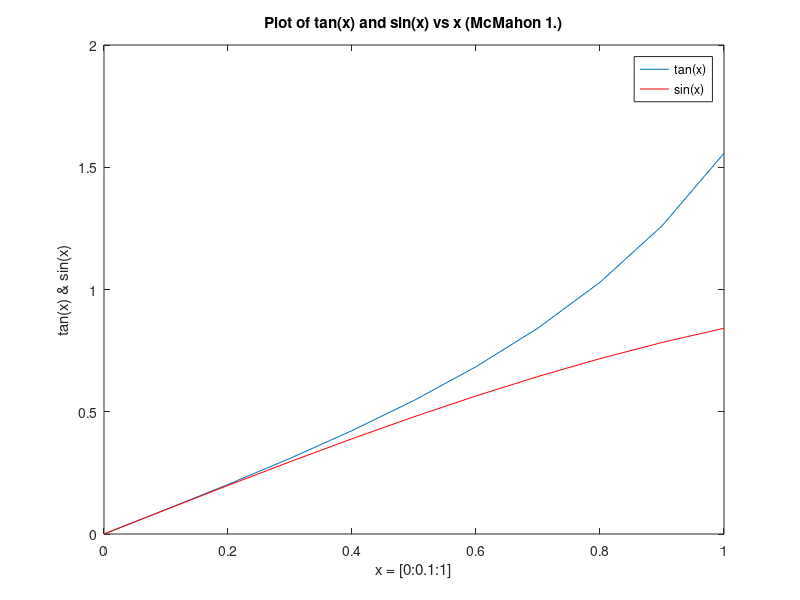
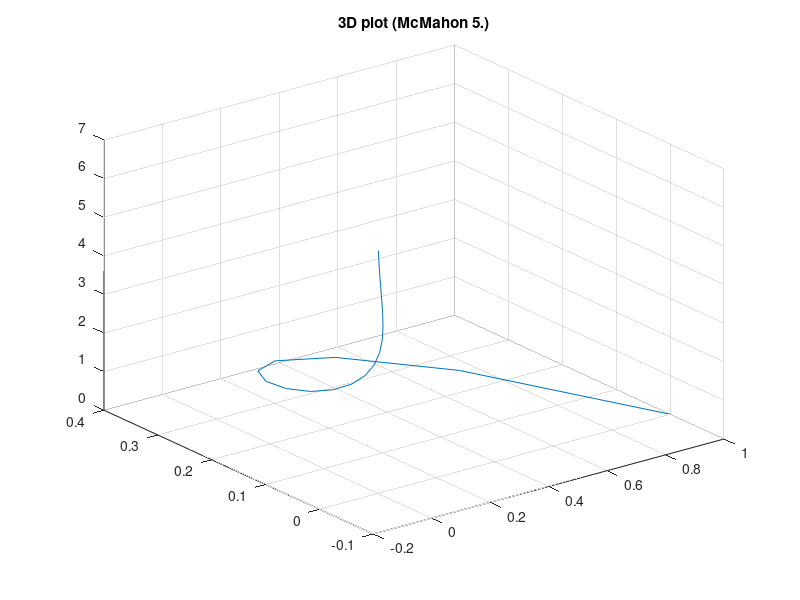
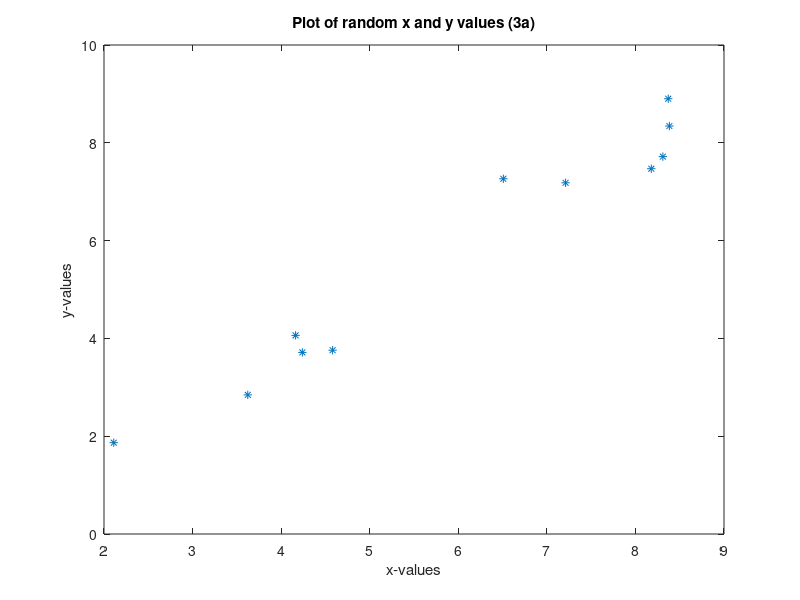
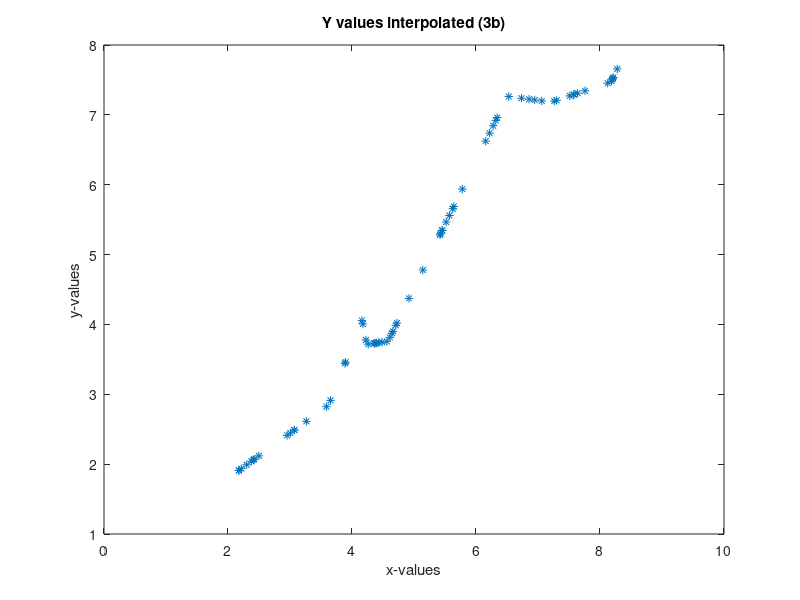

Write MATLAB code to recreate these figures, in order. (Note: this script raises an error after producing the figures.)
%Exercise set 2 Geov219
% Nummerical derivation and interpolation

%% 1. McMahon Chapter 2

%1.
A=[-1 7 3 2];
a=sum(A.*A);        % sum of array multiplication
MagA = sqrt(a)      %Magnitude of A

%%%%%%%%%%%%%%%%%%%%%%%%%%%%%%%%%%%%%%%%%%%%%%%%%%%%%%%%%%%%%%%%%%%%%%%%%

%2.
A2=[-1+i 7i 3 -2-2i];   % Complex #
At=conj(A2);            % Complex conjugate of A2
a2=sum(At.*A2);
MagA2 = sqrt(a2)

%%%%%%%%%%%%%%%%%%%%%%%%%%%%%%%%%%%%%%%%%%%%%%%%%%%%%%%%%%%%%%%%%%%%%%%%

%3.
v1=[1 2 3];             %Row vector
v2=[1; 2; 3]            %Column vector

%%%%%%%%%%%%%%%%%%%%%%%%%%%%%%%%%%%%%%%%%%%%%%%%%%%%%%%%%%%%%%%%%%%%%%%%

%4.
clear all

A=[1;2;3];
B=[4;5;6];
Ans=A.*B

%%%%%%%%%%%%%%%%%%%%%%%%%%%%%%%%%%%%%%%%%%%%%%%%%%%%%%%%%%%%%%%%%%%%%%%%

%5. Making an identity matrix 5x5
eye(5);

%%%%%%%%%%%%%%%%%%%%%%%%%%%%%%%%%%%%%%%%%%%%%%%%%%%%%%%%%%%%%%%%%%%%%%%%

%6. 
clear all

A=[8 7 11; 6 5 -1; 0 2 -8];
B=[2 1 2; -1 6 4; 2 2 2];

'Array product of A and B ='
A.*B

'Matrix product of A and B ='
A*B

%%%%%%%%%%%%%%%%%%%%%%%%%%%%%%%%%%%%%%%%%%%%%%%%%%%%%%%%%%%%%%%%%%%%%%%%

%7.
clear all

A=[1 2 3; 4 5 6; 7 8 9];
B=[A(3,:);A(3,:);A(2,:)];

%%%%%%%%%%%%%%%%%%%%%%%%%%%%%%%%%%%%%%%%%%%%%%%%%%%%%%%%%%%%%%%%%%%%%%%

%8.
clear all
a=[1 2 3; -4 1 2; 9 -8 -1]; 
b=[12;13;-1];               
c=a\b;      %solution
det(a);     %determinant

%%%%%%%%%%%%%%%%%%%%%%%%%%%%%%%%%%%%%%%%%%%%%%%%%%%%%%%%%%%%%%%%%%%%%%%

%9.
clear all
a=[1 2 3; -4 1 2; 0 9 -8];
b=[1;2;3];
c=a\b;         %Solution

%%%%%%%%%%%%%%%%%%%%%%%%%%%%%%%%%%%%%%%%%%%%%%%%%%%%%%%%%%%%%%%%%%%%%%%

%10.
clear all
a=[1 7 -9; 2 -1 4; 1 1 -7];
b=[12;16;16];
[L, U] = lu(a);
c=U\(L\b);      %Solution, using LU decomposition

%%%%%%%%%%%%%%%%%%%%%%%%%%%%%%%%%%%%%%%%%%%%%%%%%%%%%%%%%%%%%%%%%%%%%%%

%% 2. McMahon Chapter 3

%1.
%INPUT
x=[0:0.1:1];

%COMP
y=tan(x);

%OUTPUT
figure(21)
plot(x,y)
ylabel('tan(x) & sin(x)')
xlabel('x = [0:0.1:1]')
title('Plot of tan(x) and sin(x) vs x (McMahon 1.)')
hold on

%%%%%%%%%%%%%%%%%%%%%%%%%%%%%%%%%%%%%%%%%%%%%%%%%%%%%%%%%%%%%%%%%%%%%%%%%

%2.
%COMP
z=sin(x);

%OUTPUT
plot(x,z,'r')
legend('tan(x)','sin(x)')
hold off

%%%%%%%%%%%%%%%%%%%%%%%%%%%%%%%%%%%%%%%%%%%%%%%%%%%%%%%%%%%%%%%%%%%%%%%%%

%3.
x=[-pi:0.2:pi];
x2=linspace(-pi,pi,100);
x3=linspace(-pi,pi,50);

%%%%%%%%%%%%%%%%%%%%%%%%%%%%%%%%%%%%%%%%%%%%%%%%%%%%%%%%%%%%%%%%%%%%%%%%%

%4.
clear all
x=[-3:0.1:2];
y=[-5:0.1:5];
[xx yy]= meshgrid(x,y);

x2=[-5:0.2:5];
y2=[-5:0.2:5];

[xx2 yy2]=meshgrid(x2,y2);

%%%%%%%%%%%%%%%%%%%%%%%%%%%%%%%%%%%%%%%%%%%%%%%%%%%%%%%%%%%%%%%%%%%%%%%%%
%5.
clear all
t=[0:pi/10:2*pi];
x=exp(-t).*cos(t);
y=exp(-t).*sin(t);
z=t;

figure(22)
plot3(x,y,z)
grid on
title('3D plot (McMahon 5.)')

%%%%%%%%%%%%%%%%%%%%%%%%%%%%%%%%%%%%%%%%%%%%%%%%%%%%%%%%%%%%%%%%%%%%%%%%%

%% 3. 1D interpolation
clear all 

%a)
%INPUT
x=rand(1,11)*10;

%%%%%%%%%%%%%%%%%%%%%%%%%%%%%%%%%%%%%%%%%%%%%%%%%%%%%%%%%%%%%%%%%%%%%%%%

%COMP
z=rand(1,11)+(rand(1,11)-1);
y=x+z;

%%%%%%%%%%%%%%%%%%%%%%%%%%%%%%%%%%%%%%%%%%%%%%%%%%%%%%%%%%%%%%%%%%%%%%%%

%OUTPUT
figure(31)
plot(x,y,'*')
xlabel('x-values')
ylabel('y-values')
title('Plot of random x and y values (3a)')

%%%%%%%%%%%%%%%%%%%%%%%%%%%%%%%%%%%%%%%%%%%%%%%%%%%%%%%%%%%%%%%%%%%%%%%%

%% 3b)  Interp1 interpolation

%INPUT
a=rand(1,101)*10;
b=interp1(x,y,a);       %interp1(X,Y,X1); interpolates to find Y1

%%%%%%%%%%%%%%%%%%%%%%%%%%%%%%%%%%%%%%%%%%%%%%%%%%%%%%%%%%%%%%%%%%%%%%%%

%OUTPUT
figure(32)
plot(a,b,'*')
xlabel('x-values')
ylabel('y-values')
title('Y values interpolated (3b)')

%%%%%%%%%%%%%%%%%%%%%%%%%%%%%%%%%%%%%%%%%%%%%%%%%%%%%%%%%%%%%%%%%%%%%%%%

%% 3c)  Spline interpolation

%INPUT
b2=spline(x,y,a);       %interp1(X,Y,X1); interpolates to find Y1

%%%%%%%%%%%%%%%%%%%%%%%%%%%%%%%%%%%%%%%%%%%%%%%%%%%%%%%%%%%%%%%%%%%%%%%%

%OUTPUT
figure(33)
plot(a,b2,'*')
xlabel('x-values')
ylabel('y-values')
title('Y values interpolated (3c)')

%%%%%%%%%%%%%%%%%%%%%%%%%%%%%%%%%%%%%%%%%%%%%%%%%%%%%%%%%%%%%%%%%%%%%%%%%

%% 3d)
%Assuming that the spline interpolated (b2) results are correct:

%COMP
Abs_err = abs(b2-b);
Rel_err= (abs(b2-b))./(abs(b2));

%%%%%%%%%%%%%%%%%%%%%%%%%%%%%%%%%%%%%%%%%%%%%%%%%%%%%%%%%%%%%%%%%%%%%%%%%

%% 3e) 

%OUTPUT
figure(34)
subplot(2,2,1)
plot(a,b,'*')
xlabel('x-values')
ylabel('y-values')
title('Y values interpolated with interp1 (3e)')

subplot(2,2,2)
plot(a,b2,'*')
xlabel('x-values')
ylabel('y-values')
title('Y values interpolated with spline interpolation')

subplot(2,2,3)
plot(a,Abs_err,'*')
xlabel('x-values')
ylabel('y-values')
title('Absolute error')

subplot(2,2,4)
plot(a,Rel_err,'*')
xlabel('x-values')
ylabel('y-values')
title('Relative error')

%%%%%%%%%%%%%%%%%%%%%%%%%%%%%%%%%%%%%%%%%%%%%%%%%%%%%%%%%%%%%%%%%%%%%%%%%

%% 4. 1D Derivatives
%a)

%INPUT
x=linspace(0,pi,11);
f=sin(x);
N=length(x);

%%%%%%%%%%%%%%%%%%%%%%%%%%%%%%%%%%%%%%%%%%%%%%%%%%%%%%%%%%%%%%%%%%%%%%%%%

%COMP 4a)

for n=1:N-1
    num_der(n)= (f(n+1)-f(n))/(x(n+1)-x(n));
end

%%%%%%%%%%%%%%%%%%%%%%%%%%%%%%%%%%%%%%%%%%%%%%%%%%%%%%%%%%%%%%%%%%%%%%%%

% COMP 4b)
%f(x) = sin(x)
%f'(x) = cos(x)

f_der=cos(x);

%%%%%%%%%%%%%%%%%%%%%%%%%%%%%%%%%%%%%%%%%%%%%%%%%%%%%%%%%%%%%%%%%%%%%%%%

%OUTPUT 4a & 4b

figure(41)
plot(x,f,x(1:10),num_der,x,f_der)
legend('f(x)=sin(x)','Numerical derivative of f(x)','Analytical derivative of f(x)')
xlabel('x-values')
title('f(x) and its numerical and analytical derivative for 11 equidistant points (4a/b)')

%%%%%%%%%%%%%%%%%%%%%%%%%%%%%%%%%%%%%%%%%%%%%%%%%%%%%%%%%%%%%%%%%%%%%%%%%

%% 4c)

%INPUT
x2=linspace(0,pi,101);
f2=sin(x2);
N2=length(x2);

%%%%%%%%%%%%%%%%%%%%%%%%%%%%%%%%%%%%%%%%%%%%%%%%%%%%%%%%%%%%%%%%%%%%%%%%%

%COMP
%Numerical derivative
for n=1:N2-1
    num_der2(n)= (f2(n+1)-f2(n))/(x2(n+1)-x2(n));
end

% Analytical derivative
%f2(x) = sin(x2)
%f2'(x) = cos(x2)

f_der2=cos(x2);

%%%%%%%%%%%%%%%%%%%%%%%%%%%%%%%%%%%%%%%%%%%%%%%%%%%%%%%%%%%%%%%%%%%%%%%%%

%OUTPUT

figure(42)
plot(x2,f2,x2(1:100),num_der2,x2,f_der2)
legend('f(x)=sin(x)','Numerical derivative of f(x)','Analytical derivative of f(x)')
xlabel('x-values')
title('f(x) and its numerical and analytical derivative for 101 equidistant points (4c)')

%%%%%%%%%%%%%%%%%%%%%%%%%%%%%%%%%%%%%%%%%%%%%%%%%%%%%%%%%%%%%%%%%%%%%%%%%

%% 4d) Assuming the analytical derivative is correct:

%COMP
abs_err_4c=abs(f_der2(1:100)-num_der2);
rel_err_4c=abs((f_der2(1:100)-num_der2)./(f_der2(1:100)));

%%%%%%%%%%%%%%%%%%%%%%%%%%%%%%%%%%%%%%%%%%%%%%%%%%%%%%%%%%%%%%%%%%%%%%%%%

%OUTPUT
figure(43)
subplot(2,2,1)
plot(x2(1:100),num_der2)
title('Numerical derivative for f(x) at 101 equidistant points (4d)')
xlabel('x-values')
ylabel('Num derivative of f(x)')

subplot(2,2,2)
plot(x2,f_der2)
title('Analytical derivative for f(x) at 101 equidistant points')
xlabel('x-values')
ylabel('Analytical derivative of f(x)')

subplot(2,2,3)
plot(x2(1:100),abs_err_4c)
xlabel('x-values')
ylabel('y-values')
title('Absolute error')

subplot(2,2,4)
plot(x2(1:100),rel_err_4c)
xlabel('x-values')
ylabel('y-values')
title('Relative error')

%%%%%%%%%%%%%%%%%%%%%%%%%%%%%%%%%%%%%%%%%%%%%%%%%%%%%%%%%%%%%%%%%%%%%%%%

%% 4e)

%INPUT
x=linspace(0,pi,101);
h=pi/101;

%%%%%%%%%%%%%%%%%%%%%%%%%%%%%%%%%%%%%%%%%%%%%%%%%%%%%%%%%%%%%%%%%%%%%%%%

%COMP
f=sin(x);
f_der=diff(f)/h;

%%%%%%%%%%%%%%%%%%%%%%%%%%%%%%%%%%%%%%%%%%%%%%%%%%%%%%%%%%%%%%%%%%%%%%%%

%OUTPUT
figure(44)
plot(x(1:100),f_der,x,f,x,f_der2) %x(1:100) = forward differentiation
title('Matlabs numerical derivative (diff) of sin(x)')
xlabel('x = 0:pi')
ylabel('Derivative of sin(x)')
legend('Numerical derivative of f(x), using diff','f(x)','Analytical derivative of f(x)')

%%%%%%%%%%%%%%%%%%%%%%%%%%%%%%%%%%%%%%%%%%%%%%%%%%%%%%%%%%%%%%%%%%%%%%%%

% Matlabs diff command gives a very similar result as the numerical 
% derivative with 101 points. The diff command and the nummerical 
% derivative with 101 points is both quite similar to the analytical
% derivative, and give a good approximation. The derivative
% using only 11 points is not as precise as the two others and gives a 
% poorer approximation.

%%%%%%%%%%%%%%%%%%%%%%%%%%%%%%%%%%%%%%%%%%%%%%%%%%%%%%%%%%%%%%%%%%%%%%%%

%% 6. 2D interpolation

% 6a) On paper

% 6b) On paper

%%%%%%%%%%%%%%%%%%%%%%%%%%%%%%%%%%%%%%%%%%%%%%%%%%%%%%%%%%%%%%%%%%%%%%%

%% 6c) 

%INPUT
x1=4;
x2=20;
y1=5;
y2=2;
x=5;
y=10;
x0=2;
y0=5;

%%%%%%%%%%%%%%%%%%%%%%%%%%%%%%%%%%%%%%%%%%%%%%%%%%%%%%%%%%%%%%%%%%%%%%%%

%COMP
%Calculating the 4 points to interpolate between
v_11= x1 + exp(-(((x1-x0).^2)+(y1-y0).^2)); % 1. point v_11(x1,y1)
v_21= x2 + exp(-(((x2-x0).^2)+(y1-y0).^2)); % 2. point v_21(x2,y1)
v_12= x1 + exp(-(((x1-x0).^2)+(y2-y0).^2)); % 3. point v_12(x1,y2)
v_22= x2 + exp(-(((x2-x0).^2)+(y2-y0).^2)); % 4. point v_22(x2,y2)

%Calculating the interpolation, part by part
term1= 1/((y2-y1)*(x2-x1));

term_v11=v_11.*(x2-x).*(y2-y);
term_v21=v_21.*(x-x1).*(y2-y);
term_v12=v_12.*(x2-x).*(y-y1);
term_v22=v_22.*(x-x1).*(y-y1);

%%%%%%%%%%%%%%%%%%%%%%%%%%%%%%%%%%%%%%%%%%%%%%%%%%%%%%%%%%%%%%%%%%%%%%%%

%OUTPUT
%Interpolated velocity
v_P= term1*(term_v11 + term_v21 + term_v12 + term_v22)

%%%%%%%%%%%%%%%%%%%%%%%%%%%%%%%%%%%%%%%%%%%%%%%%%%%%%%%%%%%%%%%%%%%%%%%%

%% 6d)

%INPUT
load marmousi.txt

%Defining x and z coordinates in meter
dx=24;
x=(0:dx:9192); %m
z=(0:dx:2904); 

% x and z for interpolated model
dx2=12;
x2=(0:dx2:9192); 
z2=(0:dx2:2904); 

%Defining meshgrids
[X,Z]=meshgrid(x,z);        %Original model
[X2,Z2]=meshgrid(x2,z2);    %Interpolated model

%Reshaping the marmousi model
mar=reshape(marmousi,122,384); 

%Location of the chosen 1D velocity profile
loc=mar(1:122,100);

%%%%%%%%%%%%%%%%%%%%%%%%%%%%%%%%%%%%%%%%%%%%%%%%%%%%%%%%%%%%%%%%%%%%%%%

%COMP
v_int=interp2(X,Z,mar,X2,Z2);   %Interpolating marmousi
loc_int=v_int(:,100);           %Interpolated marmousi values for chosen location

%%%%%%%%%%%%%%%%%%%%%%%%%%%%%%%%%%%%%%%%%%%%%%%%%%%%%%%%%%%%%%%%%%%%%%%%

%OUTPUT
figure(61)
subplot(1,3,1)
stairs(loc, z)
axis ij
title('Original 1D velocity profile')
xlabel('Velocity (m)')
ylabel('Depth (m)')

subplot(1,3,2)
stairs(loc_int,z2)
axis ij
title('Interpolated 1D velocity profile, using command interp2')
xlabel('Velocity (m)')
ylabel('Depth (m)')


%%%%%%%%%%%%%%%%%%%%%%%%%%%%%%%%%%%%%%%%%%%%%%%%%%%%%%%%%%%%%%%%%%%%%%%%

% 6e)

%COMP
v_spline=interp2(X,Z,mar,X2,Z2,'spline'); %interpolation marmousi using the spline method
loc_spline=v_spline(:,100);               %spline interpolated marmousi values for chosen location

%%%%%%%%%%%%%%%%%%%%%%%%%%%%%%%%%%%%%%%%%%%%%%%%%%%%%%%%%%%%%%%%%%%%%%%%

%OUTPUT
subplot(1,3,3)
stairs(loc_spline,z2)
axis ij
title('Interpolated 1D velocity profile, using command interp2 with spline method ')
xlabel('Velocity (m)')
ylabel('Depth (m)')

%%%%%%%%%%%%%%%%%%%%%%%%%%%%%%%%%%%%%%%%%%%%%%%%%%%%%%%%%%%%%%%%%%%%%%%%

%% 6f)

%Assuming the spline interpolation is the correct one

%COMP
abs_err_6f=abs(loc_spline-loc_int);
rel_err_6f=abs(loc_spline-loc_int)./(abs(loc_spline))*100;

%%%%%%%%%%%%%%%%%%%%%%%%%%%%%%%%%%%%%%%%%%%%%%%%%%%%%%%%%%%%%%%%%%%%%%%%

%OUTPUT
figure(62)
subplot(2,2,1)
plot(abs_err_6f,z2)
axis ij
title('Absolute error')
xlabel('Absolute error')
ylabel('Depth (m)')

subplot(2,2,2)
stairs(loc_spline,z2)
axis ij
title('Interpolated 1D velocity profile, using command interp2 with spline method ')
xlabel('Velocity (m)')
ylabel('Depth (m)')

subplot(2,2,3)
plot(rel_err_6f,z2)
axis ij
title('Relative error')
xlabel('Relative error')
ylabel('Depth (m)')

subplot(2,2,4)
stairs(loc_int,z2)
axis ij
title('Interpolated 1D velocity profile, using command interp2')
xlabel('Velocity (m)')
ylabel('Depth (m)')

%%%%%%%%%%%%%%%%%%%%%%%%%%%%%%%%%%%%%%%%%%%%%%%%%%%%%%%%%%%%%%%%%%%%%%%%

% 6g) It seems that both the absolute error and the relative error is
% greater where the velocity is greater

%%%%%%%%%%%%%%%%%%%%%%%%%%%%%%%%%%%%%%%%%%%%%%%%%%%%%%%%%%%%%%%%%%%%%%%%

%% 7. 2D Derivatives
clear all
close all

% 7a)
%INPUT
%Defining x and y values
x=[-1:0.1:1];
y=[-2:0.1:2];
x0=0;
y0=0;

%Defining the meshgrid
[X,Y]=meshgrid(x,y);

%%%%%%%%%%%%%%%%%%%%%%%%%%%%%%%%%%%%%%%%%%%%%%%%%%%%%%%%%%%%%%%%%%%%%%%%%

%COMP
v=X+exp(-(((X-x0).^2)+(Y-y0).^2));

%%%%%%%%%%%%%%%%%%%%%%%%%%%%%%%%%%%%%%%%%%%%%%%%%%%%%%%%%%%%%%%%%%%%%%%%

%OUTPUT
figure(71);
subplot(2,1,1);
imagesc(x,y,v);
xlabel('x-coordinates')
ylabel('y-coordinates')
colorbar
ylabel(colorbar,'Velocity')

subplot(2,1,2);
surf(X,Y,v)
xlabel('x-coordinates')
ylabel('y-coordinates')
zlabel('Velocity')

figure(72)          %surf and imagesc will not plot nicely together in subplot
imagesc(x,y,v)
colorbar
xlabel('x-coordinates')
ylabel('y-coordinates')
ylabel(colorbar,'Velocity')

figure(73)
surf(X,Y,v)
xlabel('x-coordinates')
ylabel('y-coordinates')
zlabel('Velocity')

%%%%%%%%%%%%%%%%%%%%%%%%%%%%%%%%%%%%%%%%%%%%%%%%%%%%%%%%%%%%%%%%%%%%%%%%%

%% 7b

%INPUT
%Defining x and y values
x=[-1:0.1:1];
y=[-2:0.1:2];
x0=0;
y0=0;

%Defining the meshgrid
[X,Y]=meshgrid(x,y);

%%%%%%%%%%%%%%%%%%%%%%%%%%%%%%%%%%%%%%%%%%%%%%%%%%%%%%%%%%%%%%%%%%%%%%%%%

%COMP
%Because xo=0 and y0=0, v is given as:
%v= X + exp(-(X.^2+Y.^2));

%Analytical derivative of v:
v_der_x= 1 - 2.*X.*(exp(-(X.^2+Y.^2)));     %With respect to X
v_der_y= - 2.*Y.*(exp(-(X.^2+Y.^2)));       %With respect to Y

%%%%%%%%%%%%%%%%%%%%%%%%%%%%%%%%%%%%%%%%%%%%%%%%%%%%%%%%%%%%%%%%%%%%%%%%%

%OUTPUT
figure(74)
subplot(2,2,1)
surf(X,Y,v_der_x)
title('Analytical derivative, with respect to X')
xlabel('X coordinates')
ylabel('Y coordinates')
zlabel('Velocity')

subplot(2,2,2)
surf(X,Y,v_der_y)
title('Analytical derivative, with respect to Y')
xlabel('X coordinates')
ylabel('Y coordinates')
zlabel('Velocity')

%%%%%%%%%%%%%%%%%%%%%%%%%%%%%%%%%%%%%%%%%%%%%%%%%%%%%%%%%%%%%%%%%%%%%%%%

%7c)

%INPUT
syms X Y      %Defining X and Y as symbols to do partial derivatives with diff
v=inline('X + exp(-((X).^2+(Y).^2))','X','Y');  %Defines v as a function of 'X' and 'Y'
der_vx=inline(diff(v(X,Y),X),'X','Y');          %Using diff to calculate derivative 
der_vy=inline(diff(v(X,Y),Y),'X','Y');          %with respect to X and then Y

[X,Y]=meshgrid(x,y);

%%%%%%%%%%%%%%%%%%%%%%%%%%%%%%%%%%%%%%%%%%%%%%%%%%%%%%%%%%%%%%%%%%%%%%%%

%OUTPUT
subplot(2,2,3)
surf(X,Y,der_vx(X,Y))       %Plotting the derivative with respect to X for all values of X and Y
title('Numerical derivative, with respect to X')
xlabel('X coordinates')
ylabel('Y coordinates')
zlabel('Velocity')

subplot(2,2,4)
surf(X,Y,der_vy(X,Y))       %Plotting all the derivative with respect to Y for all values of X and Y
title('Numerical derivative, with respect to Y')
xlabel('X coordinates')
ylabel('Y coordinates')
zlabel('Velocity')

%%%%%%%%%%%%%%%%%%%%%%%%%%%%%%%%%%%%%%%%%%%%%%%%%%%%%%%%%%%%%%%%%%%%%%%%%

%% 7d)

%COMP
syms X Y
der2_vx=inline(diff(der_vx(X,Y),X),'X','Y')         %Using diff to calculate 2. derivative 
                                                    %with respect to X
                                                
%%%%%%%%%%%%%%%%%%%%%%%%%%%%%%%%%%%%%%%%%%%%%%%%%%%%%%%%%%%%%%%%%%%%%%%%

% 7e)

%COMP
der2_vy=inline(diff(der_vy(X,Y),Y),'X','Y')        %Using diff to calculate 2. derivative 
                                                   %with respect to Y 

%%%%%%%%%%%%%%%%%%%%%%%%%%%%%%%%%%%%%%%%%%%%%%%%%%%%%%%%%%%%%%%%%%%%%%%%

% 7f)

%INPUT
x = [-1:0.1:1];
y = [-2:0.1:2];
x0 = 0;
y0 = 0;

[X,Y] = meshgrid(x,y);

%%%%%%%%%%%%%%%%%%%%%%%%%%%%%%%%%%%%%%%%%%%%%%%%%%%%%%%%%%%%%%%%%%%%%%%%

%COMP
v = X + (exp(-((X-x0).^2 + (Y-y0).^2)));
L = 4*del2(v,0.1,0.1);
Laplacian = sum(sum(L));

L_de=der2_vx(X,Y)+der2_vy(X,Y);
Laplacian_de=sum(sum(L_de));

%%%%%%%%%%%%%%%%%%%%%%%%%%%%%%%%%%%%%%%%%%%%%%%%%%%%%%%%%%%%%%%%%%%%%%%

%OUTPUT
'del2 command yields:'
Laplacian

'Using exercise 7d and 7e yields:'
Laplacian_de




